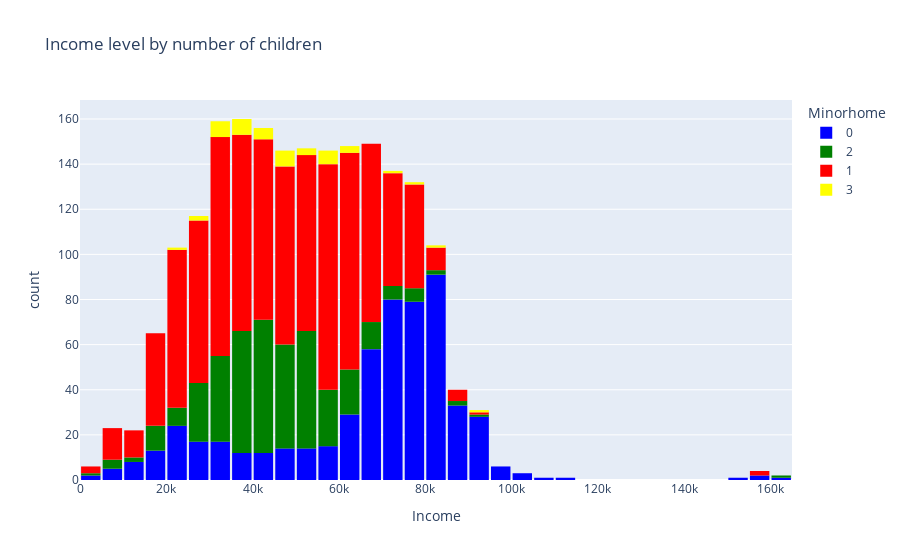

The code cell stored with this chart in its notebook:
### Code cell
fig = px.histogram(df_income_children, 
                   x='Income', 
                   color='Minorhome', 
                   color_discrete_sequence=['blue', 'green','red','yellow'], 
                   title='Income level by number of children')
fig.update_layout(bargap=0.1)
fig.show()

### Figure 1 — Plotly figure (JSON) as saved in the notebook; plotly's stock layout.template omitted (floating-point values rounded to 4 significant figures; data arrays with more than 128 entries replaced by an {"elided": "..."} marker saying what was removed)
{"data": [{"alignmentgroup": "True", "bingroup": "x", "hovertemplate": "Minorhome=0<br>Income=%{x}<br>count=%{y}<extra></extra>", "legendgroup": "0", "marker": {"color": "blue", "pattern": {"shape": ""}}, "name": "0", "offsetgroup": "0", "orientation": "v", "showlegend": true, "type": "histogram", "x": {"elided": "571 int values"}, "xaxis": "x", "yaxis": "y"}, {"alignmentgroup": "True", "bingroup": "x", "hovertemplate": "Minorhome=2<br>Income=%{x}<br>count=%{y}<extra></extra>", "legendgroup": "2", "marker": {"color": "green", "pattern": {"shape": ""}}, "name": "2", "offsetgroup": "2", "orientation": "v", "showlegend": true, "type": "histogram", "x": {"elided": "381 int values"}, "xaxis": "x", "yaxis": "y"}, {"alignmentgroup": "True", "bingroup": "x", "hovertemplate": "Minorhome=1<br>Income=%{x}<br>count=%{y}<extra></extra>", "legendgroup": "1", "marker": {"color": "red", "pattern": {"shape": ""}}, "name": "1", "offsetgroup": "1", "orientation": "v", "showlegend": true, "type": "histogram", "x": {"elided": "1033 int values"}, "xaxis": "x", "yaxis": "y"}, {"alignmentgroup": "True", "bingroup": "x", "hovertemplate": "Minorhome=3<br>Income=%{x}<br>count=%{y}<extra></extra>", "legendgroup": "3", "marker": {"color": "yellow", "pattern": {"shape": ""}}, "name": "3", "offsetgroup": "3", "orientation": "v", "showlegend": true, "type": "histogram", "x": [null, 74854, null, 33762, 35688, 60199, 30523, 43482, 38285, 52195, 40737, 22574, null, 54432, 55521, 48686, 38988, 26150, 35791, 46102, 46734, 56962, 45072, 48767, 93404, 37859, 46231, 58917, 40706, 64504, 46931, 35322, 59062, 40800, 56243, 36026, 34578, 64014, 51411, 27215, 75283, 34633, 58217, 30261, 83273, 33590, 41275, 33562], "xaxis": "x", "yaxis": "y"}], "layout": {"bargap": 0.1, "barmode": "relative", "legend": {"title": {"text": "Minorhome"}, "tracegroupgap": 0}, "title": {"text": "Income level by number of children"}, "xaxis": {"anchor": "y", "domain": [0, 1], "title": {"text": "Income"}}, "yaxis": {"anchor": "x", "domain": [0, 1], "title": {"text": "count"}}}}
